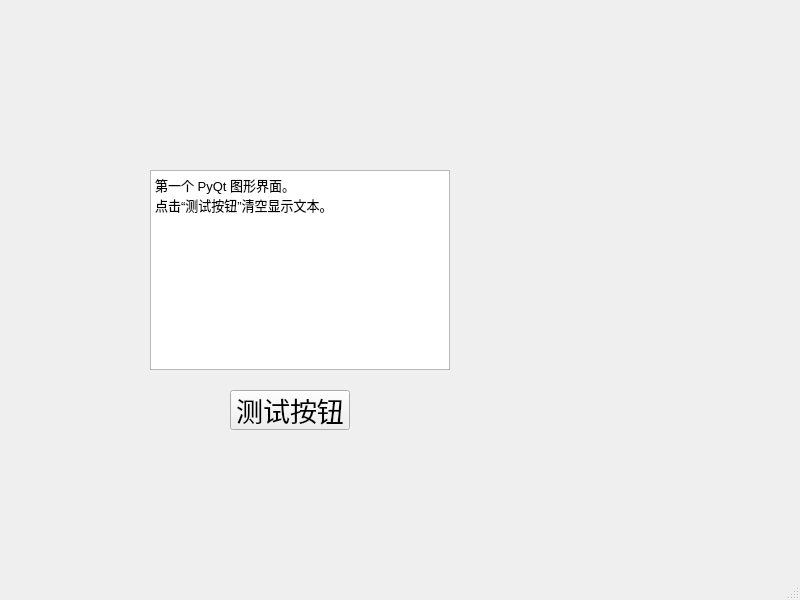
<?xml version="1.0" encoding="UTF-8"?>
<ui version="4.0">
 <class>MainWindow</class>
 <widget class="QMainWindow" name="MainWindow">
  <property name="geometry">
   <rect>
    <x>0</x>
    <y>0</y>
    <width>800</width>
    <height>600</height>
   </rect>
  </property>
  <property name="windowTitle">
   <string>MainWindow</string>
  </property>
  <widget class="QWidget" name="centralwidget">
   <widget class="QPushButton" name="pushButton">
    <property name="geometry">
     <rect>
      <x>230</x>
      <y>390</y>
      <width>120</width>
      <height>40</height>
     </rect>
    </property>
    <property name="font">
     <font>
      <family>宋体</family>
      <pointsize>20</pointsize>
     </font>
    </property>
    <property name="text">
     <string>测试按钮</string>
    </property>
   </widget>
   <widget class="QTextEdit" name="textEdit">
    <property name="geometry">
     <rect>
      <x>150</x>
      <y>170</y>
      <width>300</width>
      <height>200</height>
     </rect>
    </property>
    <property name="html">
     <string>&lt;!DOCTYPE HTML PUBLIC &quot;-//W3C//DTD HTML 4.0//EN&quot; &quot;http://www.w3.org/TR/REC-html40/strict.dtd&quot;&gt;
&lt;html&gt;&lt;head&gt;&lt;meta name=&quot;qrichtext&quot; content=&quot;1&quot; /&gt;&lt;style type=&quot;text/css&quot;&gt;
p, li { white-space: pre-wrap; }
&lt;/style&gt;&lt;/head&gt;&lt;body style=&quot; font-family:'SimSun'; font-size:9pt; font-weight:400; font-style:normal;&quot;&gt;
&lt;p style=&quot; margin-top:0px; margin-bottom:0px; margin-left:0px; margin-right:0px; -qt-block-indent:0; text-indent:0px;&quot;&gt;&lt;span style=&quot; font-size:10pt;&quot;&gt;第一个 PyQt 图形界面。&lt;/span&gt;&lt;/p&gt;
&lt;p style=&quot; margin-top:0px; margin-bottom:0px; margin-left:0px; margin-right:0px; -qt-block-indent:0; text-indent:0px;&quot;&gt;&lt;span style=&quot; font-size:10pt;&quot;&gt;点击“测试按钮”清空显示文本。&lt;/span&gt;&lt;/p&gt;&lt;/body&gt;&lt;/html&gt;</string>
    </property>
   </widget>
  </widget>
  <widget class="QMenuBar" name="menubar">
   <property name="geometry">
    <rect>
     <x>0</x>
     <y>0</y>
     <width>800</width>
     <height>23</height>
    </rect>
   </property>
  </widget>
  <widget class="QStatusBar" name="statusbar"/>
 </widget>
 <resources/>
 <connections/>
</ui>
